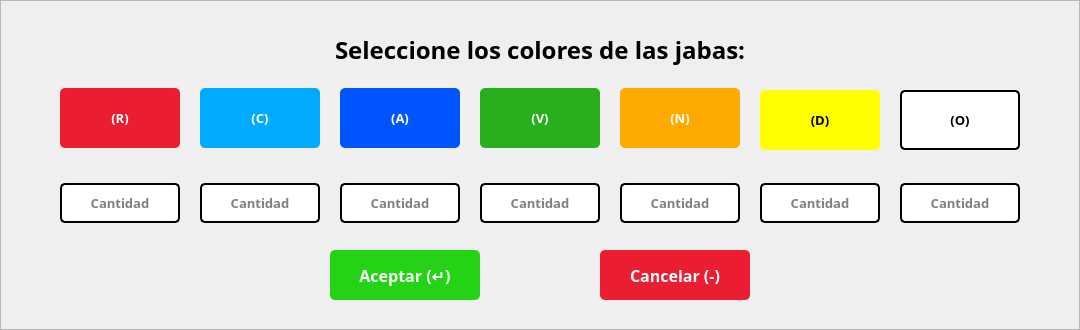
   <widget class="QFrame" name="frmColores">
    <property name="geometry">
     <rect>
      <x>420</x>
      <y>1140</y>
      <width>1080</width>
      <height>330</height>
     </rect>
    </property>
    <property name="styleSheet">
     <string notr="true">#frmColores{background-color: rgb(255, 255, 255);
color: rgb(0, 0, 0);
border:none;
border-radius: 10px;
border: 2px solid #D9D9D9;}</string>
    </property>
    <property name="frameShape">
     <enum>QFrame::StyledPanel</enum>
    </property>
    <property name="frameShadow">
     <enum>QFrame::Raised</enum>
    </property>
    <widget class="QLabel" name="btnPrimerColor">
     <property name="geometry">
      <rect>
       <x>60</x>
       <y>88</y>
       <width>120</width>
       <height>60</height>
      </rect>
     </property>
     <property name="font">
      <font>
       <family>Poppins</family>
       <pointsize>10</pointsize>
       <weight>75</weight>
       <bold>true</bold>
      </font>
     </property>
     <property name="styleSheet">
      <string notr="true">background-color: rgb(234, 29, 49);
color: rgb(255, 255, 255);
border:none;
border-radius: 5px;</string>
     </property>
     <property name="text">
      <string>(R)</string>
     </property>
     <property name="alignment">
      <set>Qt::AlignCenter</set>
     </property>
    </widget>
    <widget class="QLabel" name="btnSegundoColor">
     <property name="geometry">
      <rect>
       <x>200</x>
       <y>88</y>
       <width>120</width>
       <height>60</height>
      </rect>
     </property>
     <property name="font">
      <font>
       <family>Poppins</family>
       <pointsize>10</pointsize>
       <weight>75</weight>
       <bold>true</bold>
      </font>
     </property>
     <property name="styleSheet">
      <string notr="true">background-color: rgb(0, 170, 255);
color: rgb(255, 255, 255);
border-radius: 5px;</string>
     </property>
     <property name="text">
      <string>(C)</string>
     </property>
     <property name="alignment">
      <set>Qt::AlignCenter</set>
     </property>
    </widget>
    <widget class="QLabel" name="btnTercerColor">
     <property name="geometry">
      <rect>
       <x>340</x>
       <y>88</y>
       <width>120</width>
       <height>60</height>
      </rect>
     </property>
     <property name="font">
      <font>
       <family>Poppins</family>
       <pointsize>10</pointsize>
       <weight>75</weight>
       <bold>true</bold>
      </font>
     </property>
     <property name="styleSheet">
      <string notr="true">background-color: rgb(0, 85, 255);
color: rgb(255, 255, 255);
border:none;
border-radius: 5px;</string>
     </property>
     <property name="text">
      <string>(A)</string>
     </property>
     <property name="alignment">
      <set>Qt::AlignCenter</set>
     </property>
    </widget>
    <widget class="QLabel" name="btnCuartoColor">
     <property name="geometry">
      <rect>
       <x>480</x>
       <y>88</y>
       <width>120</width>
       <height>60</height>
      </rect>
     </property>
     <property name="font">
      <font>
       <family>Poppins</family>
       <pointsize>10</pointsize>
       <weight>75</weight>
       <bold>true</bold>
      </font>
     </property>
     <property name="styleSheet">
      <string notr="true">background-color: rgb(39, 175, 28);
color: rgb(255, 255, 255);
border:none;
border-radius: 5px;</string>
     </property>
     <property name="text">
      <string>(V)</string>
     </property>
     <property name="alignment">
      <set>Qt::AlignCenter</set>
     </property>
    </widget>
    <widget class="QLabel" name="btnQuintoColor">
     <property name="geometry">
      <rect>
       <x>620</x>
       <y>88</y>
       <width>120</width>
       <height>60</height>
      </rect>
     </property>
     <property name="font">
      <font>
       <family>Poppins</family>
       <pointsize>10</pointsize>
       <weight>75</weight>
       <bold>true</bold>
      </font>
     </property>
     <property name="styleSheet">
      <string notr="true">background-color: rgb(255, 170, 0);
color: rgb(255, 255, 255);
border:none;
border-radius: 5px;</string>
     </property>
     <property name="text">
      <string>(N)</string>
     </property>
     <property name="alignment">
      <set>Qt::AlignCenter</set>
     </property>
    </widget>
    <widget class="QLineEdit" name="txtCantidadPrimerColor">
     <property name="geometry">
      <rect>
       <x>60</x>
       <y>183</y>
       <width>120</width>
       <height>40</height>
      </rect>
     </property>
     <property name="font">
      <font>
       <family>Poppins</family>
       <pointsize>10</pointsize>
       <weight>75</weight>
       <bold>true</bold>
      </font>
     </property>
     <property name="styleSheet">
      <string notr="true">background-color: rgb(255, 255, 255);
color: rgb(0, 0, 0);
border-radius: 5px;
border: 2px solid #000;
padding: 5px</string>
     </property>
     <property name="text">
      <string/>
     </property>
     <property name="alignment">
      <set>Qt::AlignCenter</set>
     </property>
     <property name="placeholderText">
      <string>Cantidad</string>
     </property>
    </widget>
    <widget class="QLineEdit" name="txtCantidadSegundoColor">
     <property name="geometry">
      <rect>
       <x>200</x>
       <y>183</y>
       <width>120</width>
       <height>40</height>
      </rect>
     </property>
     <property name="font">
      <font>
       <family>Poppins</family>
       <pointsize>10</pointsize>
       <weight>75</weight>
       <bold>true</bold>
      </font>
     </property>
     <property name="styleSheet">
      <string notr="true">background-color: rgb(255, 255, 255);
color: rgb(0, 0, 0);
border-radius: 5px;
border: 2px solid #000;
padding: 5px</string>
     </property>
     <property name="text">
      <string/>
     </property>
     <property name="alignment">
      <set>Qt::AlignCenter</set>
     </property>
     <property name="placeholderText">
      <string>Cantidad</string>
     </property>
    </widget>
    <widget class="QLineEdit" name="txtCantidadTercerColor">
     <property name="geometry">
      <rect>
       <x>340</x>
       <y>183</y>
       <width>120</width>
       <height>40</height>
      </rect>
     </property>
     <property name="font">
      <font>
       <family>Poppins</family>
       <pointsize>10</pointsize>
       <weight>75</weight>
       <bold>true</bold>
      </font>
     </property>
     <property name="styleSheet">
      <string notr="true">background-color: rgb(255, 255, 255);
color: rgb(0, 0, 0);
border-radius: 5px;
border: 2px solid #000;
padding: 5px</string>
     </property>
     <property name="text">
      <string/>
     </property>
     <property name="alignment">
      <set>Qt::AlignCenter</set>
     </property>
     <property name="placeholderText">
      <string>Cantidad</string>
     </property>
    </widget>
    <widget class="QLineEdit" name="txtCantidadCuartoColor">
     <property name="geometry">
      <rect>
       <x>480</x>
       <y>183</y>
       <width>120</width>
       <height>40</height>
      </rect>
     </property>
     <property name="font">
      <font>
       <family>Poppins</family>
       <pointsize>10</pointsize>
       <weight>75</weight>
       <bold>true</bold>
      </font>
     </property>
     <property name="styleSheet">
      <string notr="true">background-color: rgb(255, 255, 255);
color: rgb(0, 0, 0);
border-radius: 5px;
border: 2px solid #000;
padding: 5px</string>
     </property>
     <property name="text">
      <string/>
     </property>
     <property name="alignment">
      <set>Qt::AlignCenter</set>
     </property>
     <property name="placeholderText">
      <string>Cantidad</string>
     </property>
    </widget>
    <widget class="QLineEdit" name="txtCantidadQuintoColor">
     <property name="geometry">
      <rect>
       <x>620</x>
       <y>183</y>
       <width>120</width>
       <height>40</height>
      </rect>
     </property>
     <property name="font">
      <font>
       <family>Poppins</family>
       <pointsize>10</pointsize>
       <weight>75</weight>
       <bold>true</bold>
      </font>
     </property>
     <property name="styleSheet">
      <string notr="true">background-color: rgb(255, 255, 255);
color: rgb(0, 0, 0);
border-radius: 5px;
border: 2px solid #000;
padding: 5px</string>
     </property>
     <property name="text">
      <string/>
     </property>
     <property name="alignment">
      <set>Qt::AlignCenter</set>
     </property>
     <property name="placeholderText">
      <string>Cantidad</string>
     </property>
    </widget>
    <widget class="QLabel" name="lblSeleccioneColores">
     <property name="geometry">
      <rect>
       <x>240</x>
       <y>30</y>
       <width>600</width>
       <height>40</height>
      </rect>
     </property>
     <property name="font">
      <font>
       <family>Poppins</family>
       <pointsize>18</pointsize>
       <weight>75</weight>
       <bold>true</bold>
      </font>
     </property>
     <property name="text">
      <string>Seleccione los colores de las jabas:</string>
     </property>
     <property name="alignment">
      <set>Qt::AlignCenter</set>
     </property>
    </widget>
    <widget class="QPushButton" name="btnAceptarFrmColores">
     <property name="geometry">
      <rect>
       <x>330</x>
       <y>250</y>
       <width>150</width>
       <height>50</height>
      </rect>
     </property>
     <property name="font">
      <font>
       <family>Poppins</family>
       <pointsize>12</pointsize>
       <weight>75</weight>
       <bold>true</bold>
      </font>
     </property>
     <property name="cursor">
      <cursorShape>PointingHandCursor</cursorShape>
     </property>
     <property name="styleSheet">
      <string notr="true">background-color: rgb(36, 211, 21);
color: rgb(255, 255, 255);
border:none;
border-radius: 5px;</string>
     </property>
     <property name="text">
      <string>Aceptar (↵)</string>
     </property>
     <property name="flat">
      <bool>false</bool>
     </property>
    </widget>
    <widget class="QPushButton" name="btnCancelarFrmColores">
     <property name="geometry">
      <rect>
       <x>600</x>
       <y>250</y>
       <width>150</width>
       <height>50</height>
      </rect>
     </property>
     <property name="font">
      <font>
       <family>Poppins</family>
       <pointsize>12</pointsize>
       <weight>75</weight>
       <bold>true</bold>
      </font>
     </property>
     <property name="cursor">
      <cursorShape>PointingHandCursor</cursorShape>
     </property>
     <property name="styleSheet">
      <string notr="true">background-color: rgb(234, 29, 49);
color: rgb(255, 255, 255);
border:none;
border-radius: 5px;</string>
     </property>
     <property name="text">
      <string>Cancelar (-)</string>
     </property>
    </widget>
    <widget class="QLabel" name="btnSextoColor">
     <property name="geometry">
      <rect>
       <x>760</x>
       <y>90</y>
       <width>120</width>
       <height>60</height>
      </rect>
     </property>
     <property name="font">
      <font>
       <family>Poppins</family>
       <pointsize>10</pointsize>
       <weight>75</weight>
       <bold>true</bold>
      </font>
     </property>
     <property name="styleSheet">
      <string notr="true">background-color: rgb(255, 255, 0);
color: rgb(0, 0, 0);
border:none;
border-radius: 5px;</string>
     </property>
     <property name="text">
      <string>(D)</string>
     </property>
     <property name="alignment">
      <set>Qt::AlignCenter</set>
     </property>
    </widget>
    <widget class="QLabel" name="btnSeptimoColor">
     <property name="geometry">
      <rect>
       <x>900</x>
       <y>90</y>
       <width>120</width>
       <height>60</height>
      </rect>
     </property>
     <property name="font">
      <font>
       <family>Poppins</family>
       <pointsize>10</pointsize>
       <weight>75</weight>
       <bold>true</bold>
      </font>
     </property>
     <property name="styleSheet">
      <string notr="true">background-color: rgb(255, 255, 255);
color: rgb(0, 0, 0);
border:2px solid #000000;
border-radius: 5px;</string>
     </property>
     <property name="text">
      <string>(O)</string>
     </property>
     <property name="alignment">
      <set>Qt::AlignCenter</set>
     </property>
    </widget>
    <widget class="QLineEdit" name="txtCantidadSextoColor">
     <property name="geometry">
      <rect>
       <x>760</x>
       <y>183</y>
       <width>120</width>
       <height>40</height>
      </rect>
     </property>
     <property name="font">
      <font>
       <family>Poppins</family>
       <pointsize>10</pointsize>
       <weight>75</weight>
       <bold>true</bold>
      </font>
     </property>
     <property name="styleSheet">
      <string notr="true">background-color: rgb(255, 255, 255);
color: rgb(0, 0, 0);
border-radius: 5px;
border: 2px solid #000;
padding: 5px</string>
     </property>
     <property name="text">
      <string/>
     </property>
     <property name="alignment">
      <set>Qt::AlignCenter</set>
     </property>
     <property name="placeholderText">
      <string>Cantidad</string>
     </property>
    </widget>
    <widget class="QLineEdit" name="txtCantidadSeptimoColor">
     <property name="geometry">
      <rect>
       <x>900</x>
       <y>183</y>
       <width>120</width>
       <height>40</height>
      </rect>
     </property>
     <property name="font">
      <font>
       <family>Poppins</family>
       <pointsize>10</pointsize>
       <weight>75</weight>
       <bold>true</bold>
      </font>
     </property>
     <property name="styleSheet">
      <string notr="true">background-color: rgb(255, 255, 255);
color: rgb(0, 0, 0);
border-radius: 5px;
border: 2px solid #000;
padding: 5px</string>
     </property>
     <property name="text">
      <string/>
     </property>
     <property name="alignment">
      <set>Qt::AlignCenter</set>
     </property>
     <property name="placeholderText">
      <string>Cantidad</string>
     </property>
    </widget>
   </widget>
